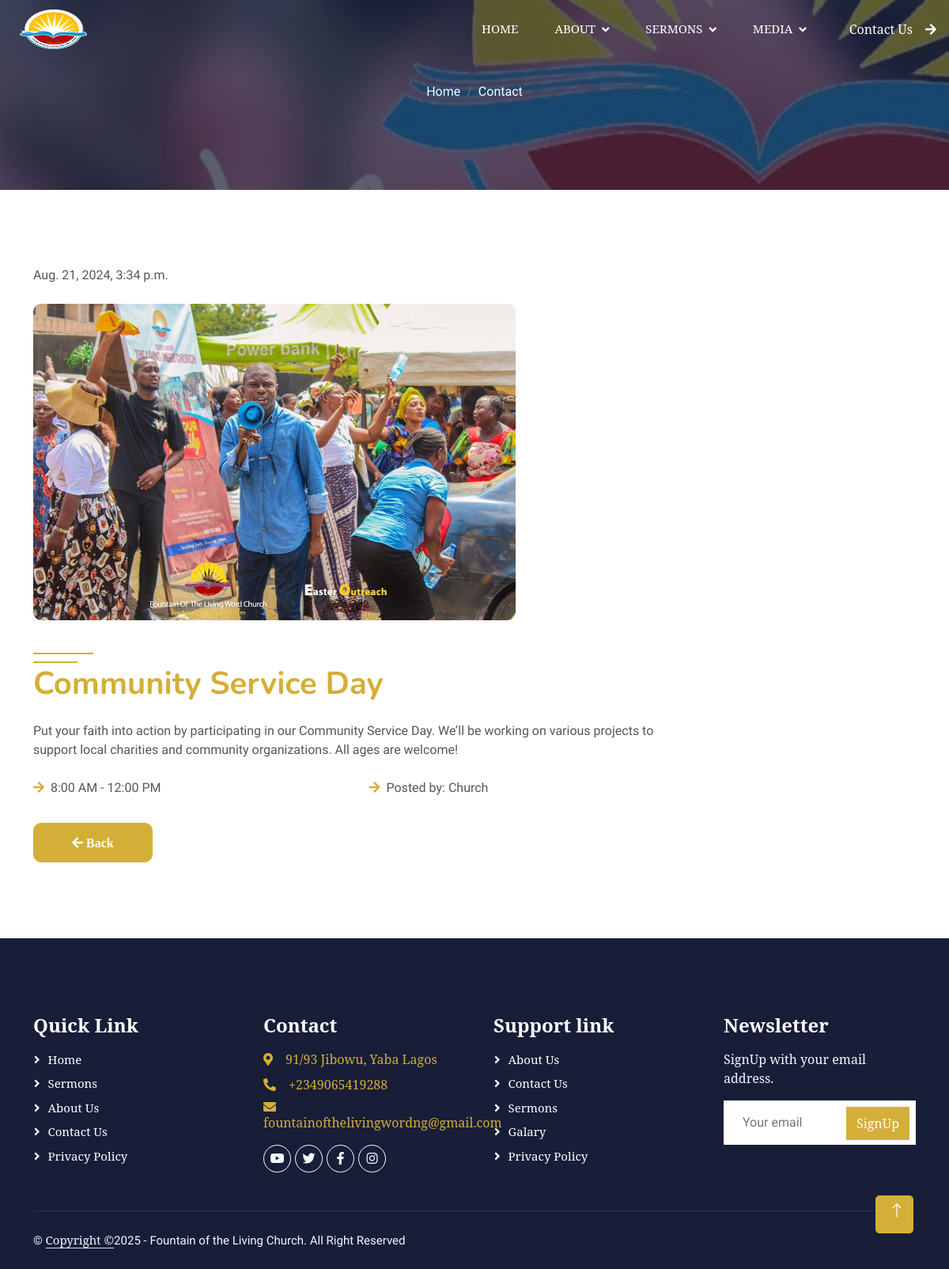
Screenshot of /events_article_detail/3/ with the database file from the repository.
### fountain/models.py (models this page shows, shortened)
class ChurchEvent(models.Model):
    Events_title = models.CharField(max_length=255, blank=True, null=True)
    Events_time = models.CharField(max_length=255, blank=True, null=True)
    Events_date_event = models.CharField(max_length=255, blank=True, null=True)
    Events_description = models.TextField()
    Events_slug = models.SlugField(max_length=255, blank=True, null=True)
    Events_img = models.ImageField(upload_to='events_img/')
    Events_author = models.ForeignKey(User, on_delete=models.CASCADE)
    Events_date = models.DateTimeField (auto_now_add= True)
    class Meta:
        ordering =['-Events_date']

### fountain/views.py (the view, shortened to what this page needs)
# urls.py: path('events_article_detail/<int:pk>/', EventBlogArticleDetailView.as_view(), name='events_article_detail'),
class EventBlogArticleDetailView(DetailView):
    model = ChurchEvent
    template_name = 'fountainchurch/event_article.html'

### templates/fountainchurch/event_article.html (shortened to what this page needs)
{% extends "base.html" %}
{% load static %}
{% block content%}
  <div class="container-fluid bg-primary py-5 mb-5 page-header">
    <div class="container py-5">
        <div class="row justify-content-center">
            <div class="col-lg-10 text-center">
                <nav aria-label="breadcrumb">
                    <ol class="breadcrumb justify-content-center">
                        <li class="breadcrumb-item"><a class="text-white" href="{% url 'home' %}">Home</a></li>
                        <li class="breadcrumb-item"><a class="text-white" href="{% url 'contact' %}">Contact</a></li>
                    </ol>
                </nav>
            </div>
        </div>
    </div>
</div>
    <div class="container-xxl py-5">
        <div class="container">
            <p class="mb-4">{{ object.Events_date }}</p>
            <div class="row g-5">
                <div class="col-lg-12 wow fadeInUp" data-wow-delay="0.1s" style="min-height: 400px;">
                    <div class="position-relative h-100">
                        <img class="img-fluid position-absolute w-99 h-100" src="{{ object.Events_img.url }}" alt="" style="object-fit: cover; border-radius: 10px;">
                    </div>
                </div>
                <div class="col-lg-9 wow fadeInUp" data-wow-delay="0.3s">
                    <h1 class="mb-4"style="color: #d4af37;">{{ object.Events_title }}</h1>
                    <p class="mb-4">{{ object.Events_description }}</p>
                    <div class="row gy-2 gx-4 mb-4">
                        <div class="col-sm-6">
                            <p class="mb-0"><i class="fa fa-arrow-right text-primary me-2"></i>{{ object.Events_time}}</p>
                        </div>
                        <div class="col-sm-6">
                            <p class="mb-0"><i class="fa fa-arrow-right text-primary me-2"></i>Posted by: Church</p>
                        </div>
                    </div>
                    <div class="btn-wrapper">
                            <a href=""onclick="history.back(); return false;" class="btn btn-primary py-3 px-5 mt-2"style="border-radius: 10px;"><i class="fa fa-arrow-left"> Back </i></a>
                        </div>
                </div>
            </div>
        </div>
    </div>
    {% endblock %}

### static/css/style.css (style rules this page uses)
.btn { font-family: 'Nunito', sans-serif; font-weight: 600; transition: .5s; }
h1, .h1, h2, .h2, h3, .h3, h4, .h4, h5, .h5, h6, .h6 { margin-top: 0; margin-bottom: .5rem; font-family: sans-serif; font-weight: 700; line-height: 1.2; color: #181d38; }
body { margin: 0; font-family: sans-serif; font-size: 1rem; font-weight: 400; line-height: 1.5; color: #52565b; background-color: #fff; -webkit-text-size-adjust: 100%; -webkit-tap-highlight-color: rgba(0, 0, 0, 0); }
h1, .h1, h2, .h2, h3, .h3, h4, .h4, h5, .h5, h6, .h6 { margin-top: 0; margin-bottom: .5rem; font-family: Georgia; font-weight: 700; line-height: 1.2; color: #181d38; }
.btn.btn-primary, .btn.btn-secondary { color: #FFFFFF; }
.page-header { background: linear-gradient(rgba(24, 29, 56, .7), rgba(24, 29, 56, .7)), url(../img/carousel-1.jpg); background-position: center center; background-repeat: no-repeat; background-size: cover; }
.breadcrumb-item + .breadcrumb-item::before { color: var(--light); }

### rows the page displays
ChurchEvent: Events_date "Aug. 21, 2024, 3:34 p.m.", Events_img (picture), Events_title "Community Service Day", Events_description "Put your faith into action by participating in our Community Service Day. We’ll be working on various projects to support local charities and community organizations. All ages are welcome!", Events_time "8:00 AM - 12:00 PM"
